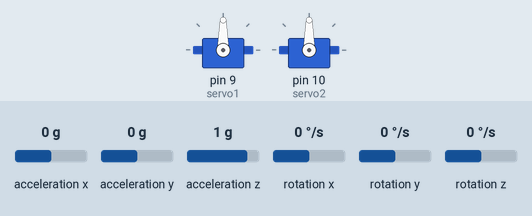
The sketch below on a simulated Arduino Uno, built with avr-gcc and run on an emulated ATmega328P. Parts: 2 × servo. The inputs (shaded band) are chosen by the test bench; at power-on: acceleration x 0 g, acceleration y 0 g, acceleration z 1 g, rotation x 0 °/s, rotation y 0 °/s, rotation z 0 °/s. What the sketch prints to the serial monitor is not drawn.

Above: at 1.2 s.
1.3 s: acceleration x set to -1.4 g
At 2.4 s:
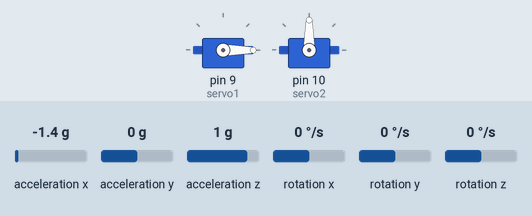
2.8 s: acceleration y set to -1.4 g
At 4.0 s:
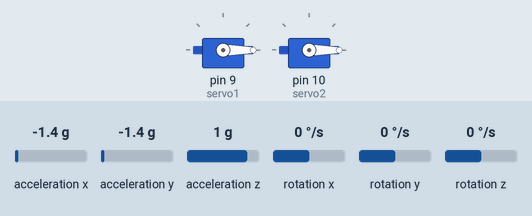
4.3 s: acceleration x set to -0.8 g
At 5.5 s:
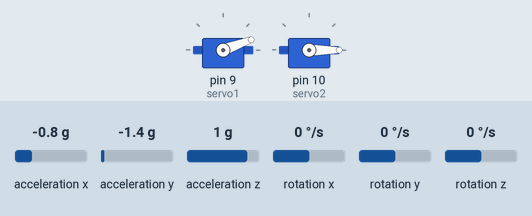
5.8 s: acceleration y set to -0.8 g
At 7.0 s:
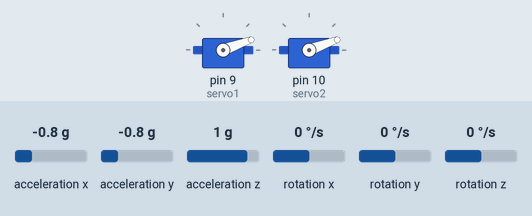
7.3 s: acceleration x set to 0 g
At 8.1 s:
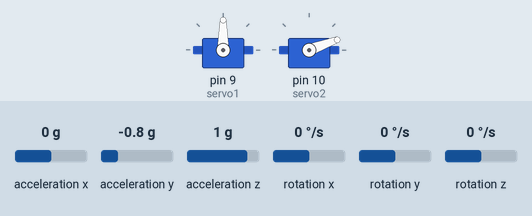
8.8 s: acceleration y set to 0.8 g
At 9.8 s:
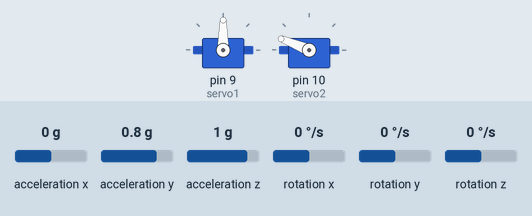
Timing chart, 0 to 11.3 s (numbered marks = the images above; inputs shaded):
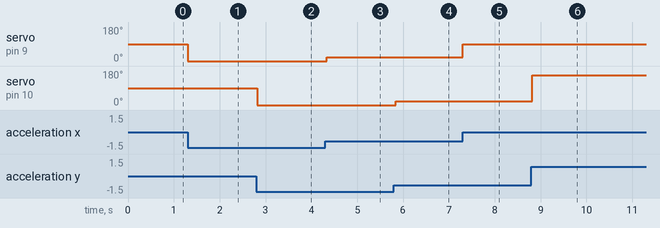

Measured:
- after the input at 1.3 s, servo on pin 9 (servo1): 90° → 0° at once
- after the input at 2.8 s, servo on pin 10 (servo2): 90° → 0° at once
- after the input at 4.3 s, servo on pin 9 (servo1): 0° → 20° at once
- after the input at 5.8 s, servo on pin 10 (servo2): 0° → 20° after 0.05 s
- after the input at 7.3 s, servo on pin 9 (servo1): 20° → 90° at once
- after the input at 8.8 s, servo on pin 10 (servo2): 20° → 158° at once

The sketch:

Flight_Controller_Working.ino
```cpp
/* Flight Controller Code V2
  By Saboor Rashid and Qamar Ilyas
  Last Modified 19/01/2023

  Source Code from
  https://www.instructables.com/MPU6050-Controlled-Servo-Arm/

  Code has 2 servo for roll and pitch
  MPU-6050 calculates angle using the Motion
  Processing Unit (MPU) and angle is given to
  servo where movement occurs

  Cannot mount servo in line must be using a arm

  Added code to make it less sensitive to movements
  Placed code in a dedicated function called FC

*/


#include "Wire.h"
#include "I2Cdev.h" // Must Install Libary
#include "MPU6050.h" // Must Install Libary
#include "Servo.h"

MPU6050 mpu; // Initalising Motion Processing Unit
int16_t ax, ay, az; //Acclerometer values
int16_t gx, gy, gz; // Gyroscope Values

// Servo Objects
Servo servo1;
Servo servo2;

// Variables to hold value of XY co-ordinates
int valX;
int valY;
int prevValX;
int prevValY;


void setup()
{
//Intialising MPU-6050 and Servo Pins
  Wire.begin();
  Serial.begin(9600);
  Serial.println("Initialize MPU");
  mpu.initialize();
  Serial.println(mpu.testConnection() ? "Connected" : "Connection failed");
  servo1.attach(9);// Pitch
  servo2.attach(10);// Roll
}


void FC() // Flight Controller Function
{

 // Lines below gets the motion data and maps in polar
  mpu.getMotion6(&ax, &ay, &az, &gx, &gy, &gz);
  valX = map(ax, -17000, 17000, 0, 179);
  valY = map(ay, -17000, 17000, 0, 179);


  valX=valX; // Starting angle is at 90
  //Serial.println(valX);
  if (valX != prevValX) // If angle is not the same as before
  {
    if(80 < valX && valX < 100) // If angle is in this range stay at 90 degrees
    {
      servo1.write(90);
    }
    else
    {
      // Moves servo to that angle
      servo1.write(valX);
      prevValX = valX;

    }

  }


  // Line below gets the motion data and maps in polar
  // Y axis value being retrieved
  // This is Roll
  valY=valY; // Starting angle is 90 degrees
  //Serial.println(valY);
  if (valY != prevValY)
  {

     if(80 < valY && valY < 100) // If angle is bewteen these values stay at 90 degrees
    {
      servo2.write(90);
    }
    else
    {
      //Move servo to the angle
      servo2.write(valY);
      prevValY = valY;

    }

  }
  delay(50);
}


void loop()
{
 FC();
}
```
